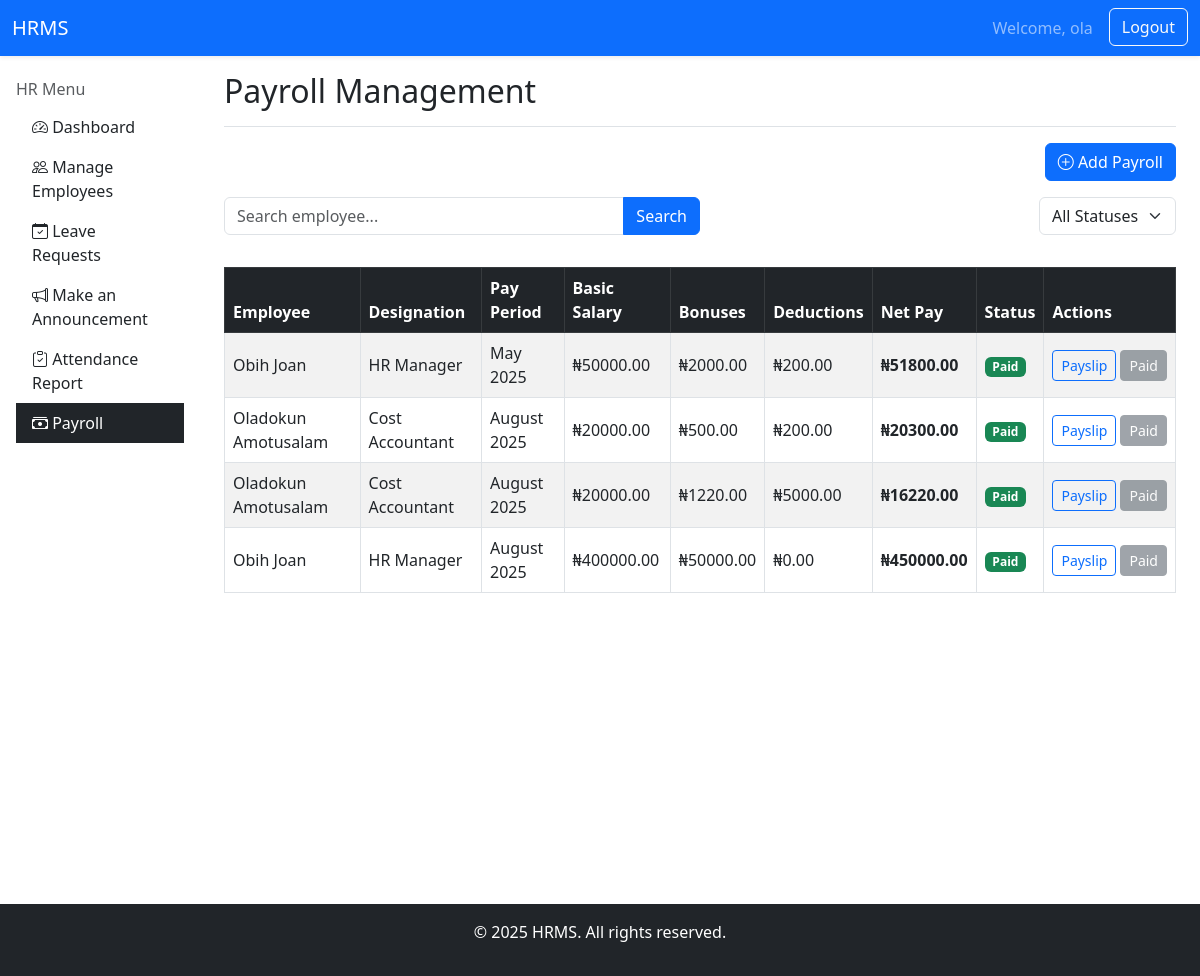
The app's page /payroll/ (signed in) with its own data.
### core/models.py (models this page shows, shortened)
class Payroll(models.Model):
    employee = models.ForeignKey(Employee, on_delete=models.CASCADE)
    month = models.CharField(max_length=20)
    salary = models.DecimalField(max_digits=10, decimal_places=2)
    bonus = models.DecimalField(max_digits=10, decimal_places=2, default=0)
    deductions = models.DecimalField(max_digits=10, decimal_places=2, default=0)
    net_pay = models.DecimalField(max_digits=10, decimal_places=2, default=0)
    is_paid = models.BooleanField(default=False)

class Employee(models.Model):
    user = models.OneToOneField(User, on_delete=models.CASCADE, related_name='employee')
    department = models.CharField(max_length=100)
    designation = models.CharField(max_length=100)
    join_date = models.DateField()
    phone = models.CharField(max_length=15)
    address = models.TextField()
    is_hr = models.BooleanField(default=False)

### core/views.py (the view)
# urls.py: path('payroll/', views.payroll_view, name='payroll'),
@login_required
def payroll_view(request):
    payrolls = Payroll.objects.select_related('employee__user').all()
    search_query = request.GET.get('search', '')
    if search_query:
        payrolls = payrolls.filter(
            employee__user__first_name__icontains=search_query
        ) | payrolls.filter(
            employee__user__last_name__icontains=search_query
        )
    status = request.GET.get('status', '')
    if status == 'paid':
        payrolls = payrolls.filter(is_paid=True)
    elif status == 'pending':
        payrolls = payrolls.filter(is_paid=False)
    context = {
        'payrolls': payrolls.order_by('-month'),
    }
    return render(request, 'core/payroll.html', context)

### templates/core/payroll.html (shortened to what this page needs)
{% extends 'core/base.html' %}
{% block brand_link %}
<a class="navbar-brand" href="{% url 'hr_dashboard' %}">HRMS</a>
{% endblock %}
{% block content %}
{% include "core/sidebar.html" %}
<main class="col-md-9 ms-sm-auto col-lg-10 px-md-4 mt-3">
    <div class="d-flex justify-content-between flex-wrap flex-md-nowrap align-items-center pb-2 mb-3 border-bottom">
        <h2>Payroll Management</h2>
    </div>
    <div class="mb-3 d-flex justify-content-end">
        <a href="{% url 'add_payroll' %}" class="btn btn-primary">
            <i class="bi bi-plus-circle"></i> Add Payroll
        </a>
    </div>
    <form method="GET" class="mb-4 d-flex justify-content-between align-items-center flex-wrap">
        <div class="input-group w-50 mb-2">
            <input type="text" name="search" class="form-control" placeholder="Search employee..." value="{{ request.GET.search }}">
            <button type="submit" class="btn btn-primary">Search</button>
        </div>
        <div class="mb-2">
            <select name="status" class="form-select" onchange="this.form.submit()">
                <option value="">All Statuses</option>
            </select>
        </div>
    </form>
    <div class="table-responsive">
        <table class="table table-striped table-bordered align-middle">
            <thead class="table-dark">
                <tr>
                    <th>Employee</th>
                    <th>Designation</th>
                    <th>Pay Period</th>
                    <th>Basic Salary</th>
                    <th>Bonuses</th>
                    <th>Deductions</th>
                    <th>Net Pay</th>
                    <th>Status</th>
                    <th>Actions</th>
                </tr>
            </thead>
            <tbody>
                {% for payroll in payrolls %}
                <tr>
                    <td>{{ payroll.employee.user.get_full_name }}</td>
                    <td>{{ payroll.employee.designation }}</td>
                    <td>{{ payroll.month }}</td>
                    <td>₦{{ payroll.salary }}</td>
                    <td>₦{{ payroll.bonus }}</td>
                    <td>₦{{ payroll.deductions }}</td>
                    <td><strong>₦{{ payroll.net_pay }}</strong></td>
                    <td>
                        {% if payroll.is_paid %}
                            <span class="badge bg-success">Paid</span>
                        {% else %}
                            <span class="badge bg-warning text-dark">Pending</span>
                        {% endif %}
                    </td>
                    <td>
                        <div class="d-flex gap-1">
                            <a href="{% url 'generate_payslip' payroll.id %}" class="btn btn-sm btn-outline-primary">Payslip</a>
                            {% if not payroll.is_paid %}
                            <a href="{% url 'mark_payroll_as_paid' payroll.id %}" class="btn btn-sm btn-success">Mark as Paid</a>
                        </div>
                        {% else %}
                            <button class="btn btn-sm btn-secondary" disabled>Paid</button>
                        {% endif %}
                    </td>
                </tr>
                {% empty %}
                <tr>
                    <td colspan="9" class="text-center">No payroll records found.</td>
                </tr>
                {% endfor %}
            </tbody>
        </table>
    </div>
</main>
{% endblock %}

### templates/core/base.html (shortened to what this page needs)
<!doctype html>
<html lang="en">
  <head>
    <link rel="stylesheet" href="https://cdnjs.cloudflare.com/ajax/libs/font-awesome/6.5.0/css/all.min.css">
    <link href="https://cdn.jsdelivr.net/npm/bootstrap@5.3.6/dist/css/bootstrap.min.css" rel="stylesheet">
    <link href="https://cdn.jsdelivr.net/npm/bootstrap@5.3.0/dist/css/bootstrap.min.css" rel="stylesheet">
    <link href="https://cdn.jsdelivr.net/npm/bootstrap-icons@1.10.5/font/bootstrap-icons.css" rel="stylesheet">
  </head>
  <body>
    {% block nav %}
      <nav class="navbar navbar-expand-lg navbar-dark bg-primary shadow-sm">
        <div class="container-fluid">
        {% block brand_link %}{% endblock %}
        <div class="collapse navbar-collapse justify-content-end" id="navbarContent">
        <ul class="navbar-nav mb-2 mb-lg-0">
          {% if user.is_authenticated %}
            <li class="nav-item">
              <a class="nav-link" href="#">Welcome, {{ user.username }}</a>
            </li>
            <li class="nav-item">
              <form method="post" action="{% url 'logout' %}" class="d-inline">
                <button type="submit" class="btn btn-outline-light ms-2">Logout</button>
              </form>
            </li>
          {% endif %}
      </ul>
    </div>
  </div>
</nav>
{% endblock %}
  <div class="container-fluid">
    <div class="row">
      {% block content %}
      {% endblock %}
    </div>
  </div>
  <footer class="mt-5 text-center text-white bg-dark py-3">
    <p>&copy; 2025 HRMS. All rights reserved.</p>
  </footer>
  </body>
</html>

### templates/core/sidebar.html (shortened to what this page needs)
{% with request.resolver_match.url_name as current_url %}
<nav class="col-md-3 col-lg-2 d-none d-md-block bg-white text-dark d-flex min-vh-100  px-3 py-4">
  <h6 class="text-muted">HR Menu</h6>
  <ul class="nav flex-column">
    <li class="nav-item">
      <a class="nav-link {% if current_url == 'hr_dashboard' %}active bg-dark text-white{% else %}text-dark{% endif %}" href="{% url 'hr_dashboard' %}">
        <i class="bi bi-speedometer2"></i> Dashboard
      </a>
    </li>
    <li class="nav-item">
      <a class="nav-link {% if current_url == 'employee_list' or current_url == 'edit_employee' or current_url == 'delete_employee'  %}active bg-dark text-white{% else %}text-dark{% endif %}" href="{% url 'employee_list' %}">
        <i class="bi bi-people"></i> Manage Employees
      </a>
    </li>
    <li class="nav-item">
      <a class="nav-link {% if current_url == 'leave_requests' %}active bg-dark text-white{% else %}text-dark{% endif %}" href="{% url 'leave_requests' %}">
        <i class="bi bi-calendar-check"></i> Leave Requests
      </a>
    </li>
    <li class="nav-item">
      <a class="nav-link {% if current_url == 'announcements' %}active bg-dark text-white{% else %}text-dark{% endif %}" href="{% url 'announcements' %}">
        <i class="bi bi-megaphone"></i> Make an Announcement
      </a>
    </li>
    <li class="nav-item">
      <a class="nav-link {% if current_url == 'attendance_report' %}active bg-dark text-white{% else %}text-dark{% endif %}" href="{% url 'attendance_report' %}">
        <i class="bi bi-clipboard-check"></i> Attendance Report
      </a>
    </li>
    <li class="nav-item">
      <a class="nav-link {% if current_url == 'payroll' or current_url == 'add_payroll' %}active bg-dark text-white{% else %}text-dark{% endif %}" href="{% url 'payroll' %}">
        <i class="bi bi-cash-stack"></i> Payroll
      </a>
    </li>
  </ul>
</nav>
{% endwith %}

### records on screen
Payroll: employee.user.get_full_name "Obih Joan", employee.designation "HR Manager", month "May 2025", salary "50000.00", bonus "2000.00", deductions "200.00", net_pay "51800.00", is_paid "Paid"
Payroll: employee.user.get_full_name "Oladokun Amotusalam", employee.designation "Cost Accountant", month "August 2025", salary "20000.00", bonus "500.00", deductions "200.00", net_pay "20300.00", is_paid "Paid"
Payroll: employee.user.get_full_name "Oladokun Amotusalam", employee.designation "Cost Accountant", month "August 2025", salary "20000.00", bonus "1220.00", deductions "5000.00", net_pay "16220.00", is_paid "Paid"
Payroll: employee.user.get_full_name "Obih Joan", employee.designation "HR Manager", month "August 2025", salary "400000.00", bonus "50000.00", deductions "0.00", net_pay "450000.00", is_paid "Paid"

### other values on screen
{{ user.username }} "ola"
